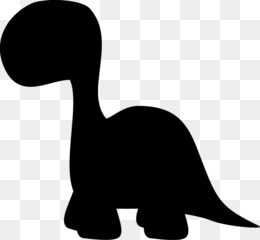
#> input picture Pillow Aula/Atividade/dino.jpg, 260 x 240 px
$ python 'Att 5.py'
#> lines starting #> are read from the running program, lines starting #| are printed output that depends on the picture
from PIL import Image, ImageDraw

im = Image.new('RGB', (2600, 2400), (0, 255, 255))
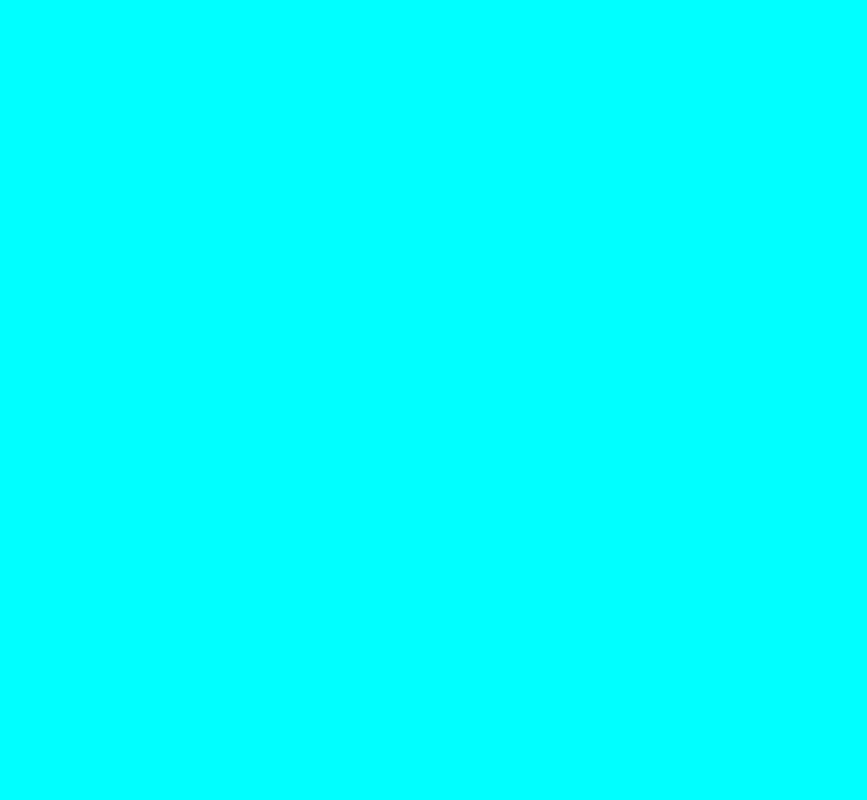
#> im: PIL image 2600x2400 RGB (shown at 1/3 size); mean R, G, B 0, 255, 255
im2 = Image.open('dino.jpg')
#> im2 is the input picture: PIL image 260x240 RGB; min 0, max 255, mean 149.2
x, y = im2.size
#> x = 260; y = 240
im3 = Image.new('RGB', (x, y), (255, 255, 255))
#> im3: PIL image 260x240 RGB; every value is 255
for i in range(x):
    for j in range(y):
        r, g, b = im2.getpixel((i, j))
        im3.putpixel((i, j), (255 - r, 255 - g, 255 - b))
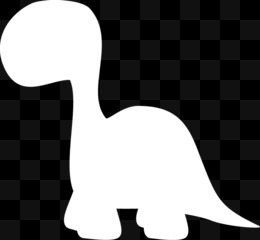
#> im3: PIL image 260x240 RGB; min 0, max 255, mean 105.8
mask = im3.convert('L')
dino = Image.new('RGB', (260, 240), (255, 0, 0))
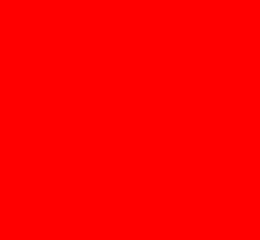
#> dino: PIL image 260x240 RGB; mean R, G, B 255, 0, 0
x, y = im.size
#> x = 2600; y = 2400
k, l = dino.size
#> k = 260; l = 240
for i in range(x):
    for j in range(y):
        if not i % k and not j % l:
            im.paste(dino, (i, j), mask=mask)
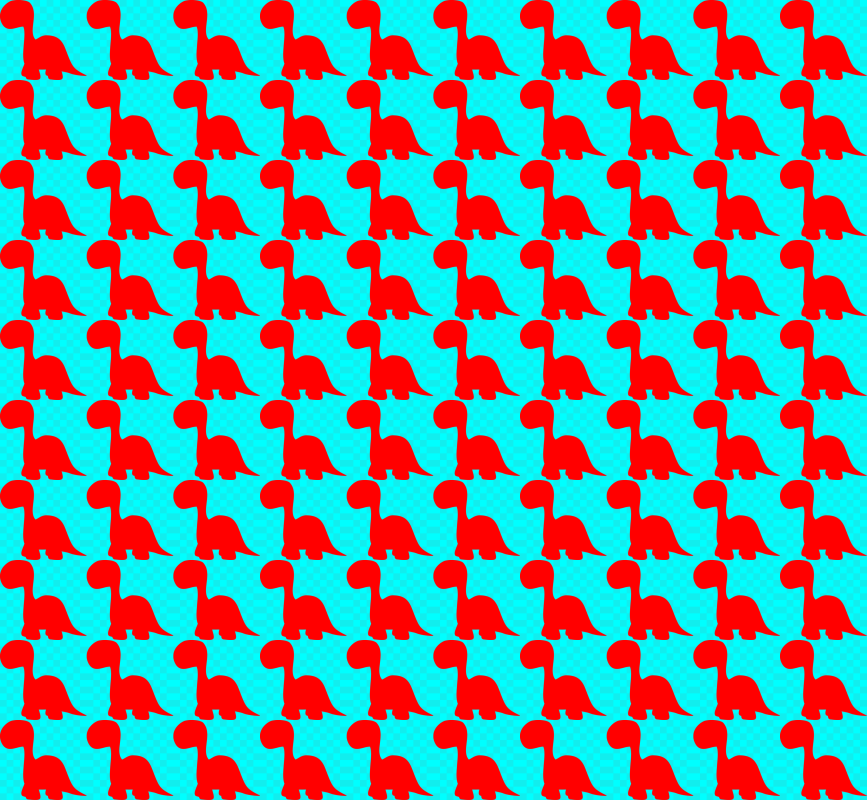
#> im: PIL image 2600x2400 RGB (shown at 1/3 size); mean R, G, B 105.8, 149.2, 149.2
im.show()
